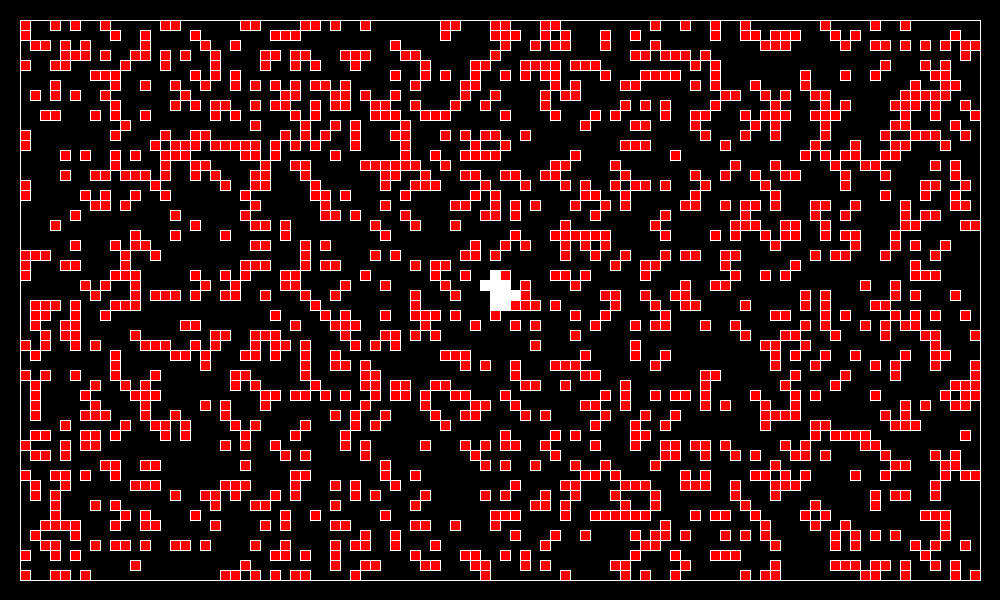
Frame 1 (no input)
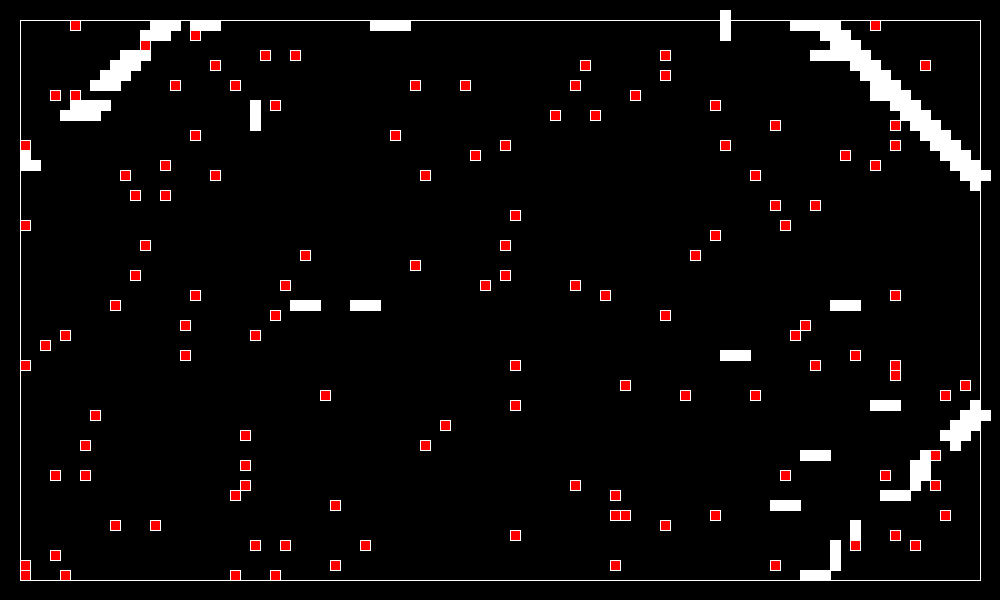
Frame 60 (the mouse pressed at the canvas centre just before this capture)
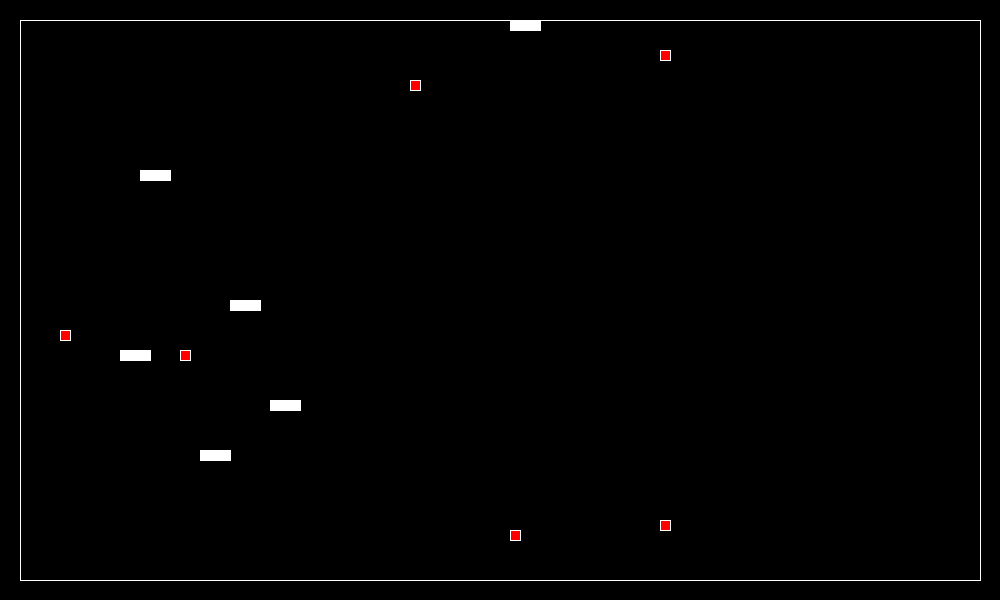
Frame 120 (the mouse held since frame 60 and released just before this capture)

The Processing sketch that drew these frames (run headless with seeded random() and noise(); from frame 60 on, the mouse is pressed at the canvas centre):

// Processing sketch: SnakeGame
// ── SnakeGame.pde


void setup() {
  size(1000, 600);
  println("Initiate");
  frameRate(2000);
  background(0);
  aPlace.update();
}

Environment aPlace = new Environment(960, 560, 20, 20, 2000, 3, 10);

void draw() {
  background(0);
  aPlace.update();  
}

void keyTyped() {
  
  if (key == 'w' || key == 'W') {
    aPlace.snakes.get(0).brain.move("up");
  }
  
  if (key == 's' || key == 'S') {
    aPlace.snakes.get(0).brain.move("down");
  }
  
  if (key == 'a' || key == 'A') {
    aPlace.snakes.get(0).brain.move("left");
  }
  
  if (key == 'd' || key == 'D') {
    aPlace.snakes.get(0).brain.move("right");
  }
  
  //println(snak.movementDirection);
  
}

// ── Brain.pde


class Brain {
  Snake snake;
  Eyes eyes;
  String currentDirection;
  
  int[] neurons = {24, 16, 6, 4}; //24, 16, 6, 4
  NeuralNetwork net;
  
  Brain(Snake snake, boolean randStart) {
    this.snake = snake;
    //println("Braiiiinns");
    this.currentDirection = "right"; 
    this.eyes = snake.eyes;
    net = new NeuralNetwork(this.neurons, this, randStart);
  }
  
  void decideDirection() {
    
    //println("decide");
    //println(this.eyes);
    this.move(this.net.think(this.eyes.distances));
  }
  
  
  void inheritBrainFromSnake(Snake snake) {
    this.net.copyFromNetConfig(snake.brain.net);
  }
  
  void crossOverFromSnake(Snake snake){
    this.net.crossOverFromNet(snake.brain.net); //error
  }
  
  void mutateBrain(float mutationRate) {
    this.net.mutateNet(mutationRate);
  }
  
  
  void move(int dir) {
    
    if (dir == 2) {
      if (this.currentDirection != "down") {
        this.snake.movementDirection.x = 0;
        this.snake.movementDirection.y = -1;
        this.currentDirection = "up";
      }
    }
    
    if (dir == 3) {
      if (this.currentDirection != "up") {
        this.snake.movementDirection.x = 0;;
        this.snake.movementDirection.y = 1;
        this.currentDirection = "down";
      }
    }
    
    if (dir == 1) {
      if (this.currentDirection != "left") {
        this.snake.movementDirection.x = 1;
        this.snake.movementDirection.y = 0;
        this.currentDirection = "right";
      }
    }
    
    if (dir == 0) {
      if (this.currentDirection != "right") {
        this.snake.movementDirection.x = -1;
        this.snake.movementDirection.y = 0;
        this.currentDirection = "left";
      }
    }
    
  }
  
  
  void move(String dir) {
    
    if (dir == "up") {
      if (this.currentDirection != "down") {
        this.snake.movementDirection.x = 0;
        this.snake.movementDirection.y = -1;
        this.currentDirection = "up";
      }
    }
    
    if (dir == "down") {
      if (this.currentDirection != "up") {
        this.snake.movementDirection.x = 0;;
        this.snake.movementDirection.y = 1;
        this.currentDirection = "down";
      }
    }
    
    if (dir == "right") {
      if (this.currentDirection != "left") {
        this.snake.movementDirection.x = 1;
        this.snake.movementDirection.y = 0;
        this.currentDirection = "right";
      }
    }
    
    if (dir == "left") {
      if (this.currentDirection != "right") {
        this.snake.movementDirection.x = -1;
        this.snake.movementDirection.y = 0;
        this.currentDirection = "left";
      }
    }
    
  }
  
}

// ── Environment.pde

class Environment {

  PVector origin = new PVector();
  float w;
  float h;
  ArrayList<Snake> snakes = new ArrayList<Snake>();
  Snake bestSnake;
  int initLength;
  int squareSize;
  float fitnessSum;

  Environment(float w, float h, Snake snake) {
    this.w = w;
    this.h = h;
    snakes.add(snake);
  }

  Environment(float w, float h, float originX, float originY, int snakesCount, int initLength, int squareSize) {
    this.w = w;
    this.h = h;
    this.origin.x = originX;
    this.origin.y = originY;
    this.initLength = initLength;
    this.squareSize = squareSize;
    for (int i = 0; i < snakesCount; i++) {
      this.snakes.add(new Snake(initLength, squareSize, this, true));
    }
    bestSnake = this.snakes.get(0);
  }

  //---------------------------------------------------------------------------------

  void display(boolean displayOnlyBest) {

    fill(0);
    rect(this.origin.x, this.origin.y, this.w, this.h);

    if (displayOnlyBest) {
      this.bestSnake.display();
    } else {
      for (int i = 0; i < this.snakes.size(); i++) {
        if (!this.snakes.get(i).dead) {
          this.snakes.get(i).display();
        }
      }
    }
  }

  //---------------------------------------------------------------------------------

  boolean allSnakesDead() {
    for (int i = 0; i < this.snakes.size(); i++) {
      if (!this.snakes.get(i).dead) {
        return false;
      }
    }
    return true;
  }

  //--------------------------------------------------------------------------------

  Snake selectParent() {
    float runningSum = 0;

    float rand = random(this.fitnessSum);
    for (int i = 0; i < this.snakes.size(); i++) {
      runningSum += this.snakes.get(i).fitness;
      if (runningSum > rand) {
        return this.snakes.get(i);
      }
    }
    throw new NullPointerException("No snake was selected");
  }

  Snake[] selectParents() {
    Snake parents[] = new Snake[2];
    ArrayList<Snake> potentialParents = new ArrayList<Snake>(this.snakes);
    float randFather = random(this.fitnessSum);
    float randMother = 0;
    float runningSum = 0;

    for (int i = 0; i < this.snakes.size(); i++) {
      runningSum += this.snakes.get(i).fitness;
      if (runningSum > randFather) {
        parents[0] = this.snakes.get(i);
        potentialParents.remove(i);
        randMother = random(this.fitnessSum - this.snakes.get(i).fitness);
        break;
      }
    }

    runningSum = 0;
    for (int i = 0; i < potentialParents.size(); i++) {
      runningSum += potentialParents.get(i).fitness;
      if (runningSum > randMother) {
        parents[1] = potentialParents.get(i);
        break;
      }
    }
    return parents;
  }

  //---------------------------------------------------------------------------------

  ArrayList<Snake> createNewGeneration(float mutationRate) {

    ArrayList<Snake> newGen = new ArrayList<Snake>();
    
    newGen.add(new Snake(this.initLength, this.squareSize, this, false));
    newGen.get(0).brain.inheritBrainFromSnake(this.bestSnake);
    this.bestSnake = newGen.get(0);

    for (int i = 1; i < this.snakes.size(); i++) {
      newGen.add(new Snake(this.initLength, this.squareSize, this, false));
      Snake[] parents = this.selectParents();

      newGen.get(i).brain.inheritBrainFromSnake(parents[0]);
      newGen.get(i).brain.crossOverFromSnake(parents[1]);
      newGen.get(i).brain.mutateBrain(mutationRate);
    }

    return newGen;
  }

  //---------------------------------------------------------------------------------
 

  //---------------------------------------------------------------------------------

  void update() {

    fill(0);
    stroke(255);
    rect(this.origin.x, this.origin.y, this.w, this.h);

    for (int i = 0; i < this.snakes.size(); i++) {
      if (!this.snakes.get(i).dead) {
        this.snakes.get(i).update();
      }
    }
    
    if (this.allSnakesDead()) {
      this.calculateFitness();
      this.calculateFitnessSum();
      this.snakes = this.createNewGeneration(0.1);
    }
    
    this.display(false);
  }

  //---------------------------------------------------------------------------------

  void calculateFitness() {
    for (int i = 0; i < this.snakes.size(); i++) {
      this.snakes.get(i).calculateFitness();
    }
    this.fitnessSum = this.calculateFitnessSum();
    this.selectBestSnake();
  }

  //---------------------------------------------------------------------------------

  float calculateFitnessSum() {
    float sum = 0;
    for (int i = 0; i < this.snakes.size(); i++) {
      sum += this.snakes.get(i).fitness;
    }
    
    return sum;
  }

  //---------------------------------------------------------------------------------

  void selectBestSnake() {
    Snake best = this.snakes.get(0);
    for (int i = 1; i < this.snakes.size(); i++) { 
      if (this.snakes.get(i).fitness > best.fitness) {
        best = this.snakes.get(i);
      }
    }

    this.bestSnake = best;
  }
}

// ── Eyes.pde

class Eyes {
  Snake snake;
  SnakeSquare head;
  PVector [] directionsVectors = {
    //Left
    new PVector(-1, 0), 
    //Right
    new PVector(1, 0), 
    //Up
    new PVector(0, -1), 
    //Down
    new PVector(0, 1), 
    //Up Left
    new PVector(-1, -1), 
    //Down Left
    new PVector(-1, 1), 
    //Up right
    new PVector(1, -1), 
    //Down right
    new PVector(1, 1)
  };

  //8 Directions, 3 Things
  // [left, right, up, down, up-left, down-left, up-right, down-right]
  // [Food, Wall, Tail]
  int[][] distances = new int[8][3];

//------------------------------------------------------------------------------
// CONSTRUCTOR
//------------------------------------------------------------------------------

  Eyes(Snake snake) {
    this.snake = snake;

    for (int i = 0; i < this.distances.length; i++) {
      for (int j = 0; j < this.distances[i].length; j++) {
        this.distances[i][j] = 0;
      }
    }
  }

//-------------------------------------------------------------------------------

  void lookAtDirections() {


    for (int v = 0; v < this.directionsVectors.length; v++) {

      int i = 1;
      PVector checkLoc = this.snake.head.position.copy();
      PVector vectorStep = this.directionsVectors[v].copy().mult(this.snake.squareSize);
      checkLoc.add(vectorStep);

      boolean foundFood = false;
      boolean foundWall = false;
      boolean foundTail = false;

      while (!this.snake.outOfBounds(checkLoc)) {
        //ellipse(checkLoc.x, checkLoc.y, 3, 3);

        if (!foundFood) {
          if (this.findFood(checkLoc)) {
            this.distances[v][0] = i;
            foundFood = true;
            //print(v);
            //print(i);
          } else {
            this.distances[v][0] = 0;
          }
        }

        if (!foundWall) {
          if (this.findWall(checkLoc)) {
            this.distances[v][1] = i;
            foundWall = true;
          } else {
            this.distances[v][1] = 0;
          }
        }

        if (!foundTail) {
          if (this.findTail(checkLoc)) {
            this.distances[v][2] = i;
            foundTail = true;

            /*if (v == 0) {
              println(this.distances[v][2]);
            }*/
          } else {
            this.distances[v][2] = 0;
          }
        }

        i++;
        checkLoc.add(vectorStep);
        //println(this.distances[1][1]);
      }
    }
  }

//--------------------------------------------------------------------------------  
  
  float[][] squaredDistances() {
    
    float[][] squaredDistances = new float[this.distances.length][this.distances[0].length];
    
    for (int i = 0; i < this.distances.length; i++) {
      for (int j = 0; j < this.distances[0].length; j++) {
        squaredDistances[i][j] = pow(this.distances[i][j], 2);  
      }
    }
    
    return squaredDistances;
  }
  
 //-------------------------------------------------------------------------------
 
 float[][] inverseSquaredDistances() {
    
    float[][] inverseSqr = new float[this.distances.length][this.distances[0].length];
    
    for (int i = 0; i < this.distances.length; i++) {
      for (int j = 0; j < this.distances[0].length; j++) {
        inverseSqr[i][j] = 1 / pow(this.distances[i][j], 1);
      }
    }
    
    return inverseSqr;
  }
  
  
  
//--------------------------------------------------------------------------------

  boolean findFood(PVector location) {
    if (this.snake.food.position.equals(location)) {
      return true;
    }
    return false;
  }
  
//--------------------------------------------------------------------------------

  boolean findWall(PVector location) {  
    if (this.outOfBounds(location)) {
      return true;
    }
    return false;
  }

//------------------------------------------------------------------------------

  boolean findTail(PVector location) {
    for (int i = 0; i < this.snake.snakeParts.size(); i++) {
      if (this.snake.snakeParts.get(i).position.equals(location)) {
        return true;
      }
    }
    return false;
  }

//------------------------------------------------------------------------------

  boolean outOfBounds(PVector position) {
    if (position.x < this.snake.environment.origin.x + this.snake.squareSize || position.x + this.snake.squareSize >= this.snake.environment.w + this.snake.environment.origin.x || position.y < this.snake.environment.origin.y + this.snake.squareSize || this.snake.squareSize + position.y >= this.snake.environment.h + this.snake.environment.origin.y) {
      return true;
    } else {
      return false;
    }
  }
}

// ── Food.pde

class Food {
   Snake snake;
   PVector position = new PVector();
   float size;
   
//---------------------------------------
   Food(Snake snake) {
     this.snake = snake;
     this.size = snake.squareSize;
     this.placeRandom();
   }
//--------------------------------------
   void place(float posX, float posY) {
     this.position.x = posX;
     this.position.y = posY;
   }
   
//--------------------------------------------   
   
   void place(PVector pos) {
     this.position = pos.copy();  
   }
   
//-----------------------------------------
   void placeRandom() {
     
     PVector displacement = new PVector((int) random(-this.snake.environment.w/2, this.snake.environment.w/2)*this.size, (int) random(-this.snake.environment.h/2, this.snake.environment.h/2)*this.size); 
     PVector newPosition = this.position.copy();
     newPosition.add(displacement);
     if (this.snake.outOfBounds(newPosition)) {
       this.placeRandom();  
     } else {
       this.place(newPosition);  
     }
   }
   
   /*void placeRandom() {
     PVector displacement = new PVector(this.snake.environment.w + 2*this.size , this.snake.environment.h + this.size);
     PVector newPosition = this.position.copy();
     newPosition.add(displacement);
     if (this.snake.outOfBounds(newPosition)) {
       println("Ta fuera");
       this.place(newPosition);
     } else {
       println("Ta dentro");
       this.place(newPosition);
     }
   }*/
   
//------------------------------------------   
  
   
//------------------------------------------ 
   void display() {
     fill(255, 0, 0);
     rect(this.position.x, this.position.y, this.size, this.size); 
   }
  
}

// ── Matrix.pde

class Matrix {

  int rows;
  int cols;
  float[][] matrix;


  //------------------------------------------------------------------------------
  // MATRIX CONSTRUCTOR
  //------------------------------------------------------------------------------


  //CONSTRUCT MATRIX WITH VALUES AT 0
  Matrix(int i, int j) {
    this.rows = i;
    this.cols = j;
    this.matrix = new float[i][j];
    //println("Rows " + this. rows + " " + "Cols " + this.cols);
    //this.printMatrix(this.matrix);
  }


  //CONSTRUCT MATRIX WITH RANDOMLY INITIALISED VALUES
  Matrix(int i, int j, boolean random) {
    this.rows = i;
    this.cols = j;
    this.matrix = new float[i][j];

    if (random) {
      this.randomInit(-1, 1);
    }

    //this.printMatrix(this.matrix);
  }


  void randomInit(float max, float min) {
    for (int i = 0; i < this.rows; i++) {
      for (int j = 0; j < this.cols; j++) {
        this.matrix[i][j] = random(max, min);
      }
    }
  }

  //--------------------------------------------------------------------------------------
  void set(int i, int j, float value) {
    this.matrix[i][j] = value;
  }

  //---------------------------------------------------------------------------------------
  // MATRIX OPERATIONS AND FUNCTIONS
  //---------------------------------------------------------------------------------------

  Matrix dot(Matrix m) {
    if (this.cols == m.rows) {
      Matrix result = new Matrix(this.rows, m.cols);

      for (int i = 0; i < this.rows; i++) {
        for (int j = 0; j < m.cols; j++) {
          float sum = 0;
          for (int k = 0; k < this.cols; k++) {
            sum += this.matrix[i][k] * m.matrix[k][j];
          }
          result.matrix[i][j] = sum;
        }
      }

      return result;
    } else {
      throw new NullPointerException("Can't multiply matrices");
    }
  }

  //-----------------------------------------------------------------------------------------------

  Matrix add(Matrix m) {
    if (this.rows == m.rows && this.cols == m.cols) {
      Matrix result = new Matrix(this.rows, this.cols);

      for (int i = 0; i < this.rows; i++) {
        for (int j = 0; j < this.cols; j++) {
          result.matrix[i][j] = this.matrix[i][j] + m.matrix[i][j];
        }
      }
      return result;
    } else {
      throw new NullPointerException("Can't add matrices");
    }
  }
  
  //-----------------------------------------------------------------------------------------------
  
  Matrix squareComponents() {
    Matrix result = new Matrix(this.rows, this.cols);

    for (int i = 0; i < this.rows; i++) {
      for (int j = 0; j < this.cols; j++) {
        result.matrix[i][j] *= result.matrix[i][j];
      }
    }
    return result;
    
  }
  
  
  //-----------------------------------------------------------------------------------------------

  Matrix sigmoid() {
    Matrix result = new Matrix(this.rows, this.cols);

    for (int i = 0; i < this.rows; i++) {
      for (int j = 0; j < this.cols; j++) {
        result.matrix[i][j] = 1 / (1 + exp(-this.matrix[i][j]));
      }
    }
    return result;
  }
  
  //-----------------------------------------------------------------------------------------------
  
  Matrix relu() {
    Matrix result = new Matrix(this.rows, this.cols);

    for (int i = 0; i < this.rows; i++) {
      for (int j = 0; j < this.cols; j++) {
        result.matrix[i][j] = max(0, this.matrix[i][j]);
      }
    }
    return result;
  }
  

  //------------------------------------------------------------------------------
  // GENETIC ALGORITHM METHODS
  //------------------------------------------------------------------------------
  
  
  void mutateMatrix(float mutationRate) {
    
    for (int i = 0; i < this.rows; i++) {
      for (int j = 0; j < this.cols; j++) {
        float random = random(1);
        if (random < mutationRate) {
          this.matrix[i][j] += randomGaussian()/5;
          
          /*if (this.matrix[i][j] > 1) {
             this.matrix[i][j] = 1;
          }
          
          if (this.matrix[i][j] < -1) {
            this.matrix[i][j] = -1;  
          }*/
          
        }
      }
    }
    
  }
  

  //--------------------------------------------------------------------------------

  Matrix cloneMatrix(Matrix mat) {
    Matrix newMat = new Matrix(mat.rows, mat.cols);

    for (int i = 0; i < mat.rows; i++) {
      for (int j = 0; j < mat.cols; j++) {
        newMat.matrix[i][j] = mat.matrix[i][j];
      }
    }

    return newMat;
  }

  //-----------------------------------------------------------------------------------

  Matrix cloneMatrix() {
    Matrix newMat = new Matrix(this.rows, this.cols);

    for (int i = 0; i < this.rows; i++) {
      for (int j = 0; j < this.cols; j++) {
        newMat.matrix[i][j] = this.matrix[i][j];
      }
    }

    return newMat;
  }

  //-------------------------------------------------------------------------------

  void crossOver(Matrix mat) {
    if (this.rows == mat.rows && this.cols == mat.cols) {
      int rowIndex = floor(random(this.rows));
      int colsIndex = floor(random(this.rows));

      for (int i = 0; i < this.rows; i++) {
        for (int j = 0; j < this.cols; j++) {
          if (i < rowIndex || (i == rowIndex && j <= colsIndex)) {
            this.matrix[i][j] = mat.matrix[i][j];
          }
        }
      }
    } else {
      throw new NullPointerException("Can't CrossOver Matrices with different dimensions");
    }
  }


  //-----------------------------------------------------------------------

  void printMatrix(float[][] mat) {
    for (int row = 0; row < mat.length; row++) {
      for (int col = 0; col < mat[row].length; col++) {
        print(mat[row][col]);
      }
      println();
    }
  }
}

// ── NeuralNetwork.pde

class NeuralNetwork {

  Brain brain;

  Matrix[] layersAct;
  Matrix[] layersWeights;
  Matrix[] layersBiases;

  int[] neuronsQty;

  //---------------------------------------------------------------------------------------------------------------------
  // CONSTRUCTOR
  //--------------------------------------------------------------------------------------------------------------------- 


  //Construct the Network with an array of integers which represent the amount of neurons in every layer.  
  NeuralNetwork(int[] lays, Brain brain, boolean randStart) {
    //NeuralNetwork ({3, 2, 1})

    this.brain = brain;

    //Activations, Weights and Biases are stored in arrays of matrices, in which the index act as layer
    //LayersActs acts as the layers of neurons
    this.layersAct = new Matrix[lays.length];

    //For the L layers of neurons in layerAct, there are L - 1 weights and biases associated with them. Therefore, the index of both layerWeights and layerBiases is layerAct.length - 1
    this.layersWeights = new Matrix[lays.length - 1];
    this.layersBiases = new Matrix[lays.length - 1];

    //Store the amount of neurons in each layer, which comes from the constructor itself
    this.neuronsQty = lays;

    //INITIALISE MATRICES IN ARRAYS

    //Activations are stored in column vectors 
    for (int i = 0; i < layersAct.length; i++) {
      //println("ACTIVATIONS");
      layersAct[i] = new Matrix(lays[i], 1);
    }

    //Weights are stored in N x K matrices, where N is the amount of neurons in its corresponding layer, and K is the amount of neurons in the previous layer
    //Any layer of neurons L contains its weights and biases in the layer L - 1 of both layerWeights and layerBiases
    for (int i = 0; i < layersWeights.length; i++) {
      //println("WEIGHTS");
      layersWeights[i] = new Matrix(lays[i + 1], lays[i], randStart);
    }

    //Biases are stored in column vectors
    //Any layer of neurons L contains its weights and biases in the layer L - 1 of both layerWeights and layerBiases
    for (int i = 0; i < layersBiases.length; i++) {
      //println("BIASES");
      layersBiases[i] = new Matrix(lays[i + 1], 1, randStart);
    }
  }
  
  
  //---------------------------------------------------------------------------------------------------------------------
  // GENERIC NETWORK METHODS
  //---------------------------------------------------------------------------------------------------------------------  

  //Fill the Input Layer with a 2D array
  //The amount of input neurons has to match the dimensions of the 2d array
  void feedInfo(float[][] infoMatrix) {

    if (infoMatrix.length * infoMatrix[0].length == this.neuronsQty[0]) {
      //print("feed info");
      int k = 0;
      for (int i = 0; i < infoMatrix.length; i++) {
        for (int j = 0; j < infoMatrix[0].length; j++) {
          this.layersAct[0].matrix[k][0] = infoMatrix[i][j];
          k++;
        }
      }
    } else {
      throw new NullPointerException("Neurons don't match the information");
    }
  }

  //Fill the Input Layer with a 2D array
  //The amount of input neurons has to match the dimensions of the 2d array
  void feedInfo(int[][] infoMatrix) {
    if (infoMatrix.length * infoMatrix[0].length == this.neuronsQty[0]) {
      int k = 0;
      for (int i = 0; i < infoMatrix.length; i++) {
        for (int j = 0; j < infoMatrix[0].length; j++) {
          this.layersAct[0].matrix[k][0] = infoMatrix[i][j];
          k++;
        }
      }

      //this.layersAct[0].printMatrix(layersAct[0].matrix);
    } else {
      throw new NullPointerException("Neurons don't match the information");
    }
  }

  //For every layer of activation, starting with the first non-input layer, the activations are calculated by the dot product of its Weights . Activations of previous Layer
  //Biases are then added, then values are squishified
  void feedForward() {
    for (int i = 1; i < this.layersAct.length; i++) {
      this.layersAct[i] = this.layersWeights[i - 1].dot(this.layersAct[i - 1]).add(this.layersBiases[i - 1]).sigmoid();
      //this.layersAct[i].printMatrix(this.layersAct[i].matrix);
    }
  }

  //Outputs index of neuron with higher activation
  int output() {
    Matrix outputLayer = this.layersAct[this.neuronsQty.length - 1];
    int index = 0;
    float highest = 0;
    for (int i = 0; i < outputLayer.matrix.length; i++) {
      if (outputLayer.matrix[i][0] > highest) {
        highest = outputLayer.matrix[i][0];
        index = i;
      }
    }
    return index;
  }

  //---------------------------------------------------------------------------------------------------------------------
  // GENETIC ALGORITHM METHODS
  //---------------------------------------------------------------------------------------------------------------------    

  void copyFromNetConfig(NeuralNetwork net) {
    for (int i = 0; i < this.layersAct.length; i++) {
      this.layersAct[i] = net.layersAct[i].cloneMatrix();  
    }
    for (int i = 0; i < this.layersWeights.length; i++) {
      this.layersWeights[i] = net.layersWeights[i].cloneMatrix();  
    }
    for (int i = 0; i < this.layersBiases.length; i++) {
      this.layersBiases[i] = net.layersBiases[i].cloneMatrix();  
    }
    
  }
  
  //-----------------------------------------------------------------
  
  void crossOverFromNet(NeuralNetwork net) {
    for (int i = 0; i < this.layersAct.length; i++) {
      this.layersAct[i].crossOver(net.layersAct[i]);  
    }
    for (int i = 0; i < this.layersWeights.length; i++) {
      this.layersWeights[i].crossOver(net.layersWeights[i]);
    }
    for (int i = 0; i < this.layersBiases.length; i++) {
      this.layersBiases[i].crossOver(net.layersBiases[i]);
    }
    
  }
  
  //-----------------------------------------------------------------

  void mutateNet(float mutationRate) {
    for (int i = 0; i < this.layersWeights.length; i++) {
      this.layersWeights[i].mutateMatrix(mutationRate);
    }
    for (int i = 0; i < this.layersBiases.length; i++) {
      this.layersBiases[i].mutateMatrix(mutationRate);
    }
    
  }
  
  //-----------------------------------------------------------------
  

  
  

  //---------------------------------------------------------------------------------------------------------------------
  // SNAKE-SPECIFIC METHODS
  //---------------------------------------------------------------------------------------------------------------------

  int think(float[][] infoMatrix) {
    this.feedInfo(infoMatrix);
    this.feedForward();

    return this.output();
  }

  int think(int[][] infoMatrix) {
    //println("Think");
    this.feedInfo(infoMatrix);
    this.feedForward();


    return this.output();
  }
}

// ── Snake.pde

class Snake {
  
  ArrayList<SnakeSquare> snakeParts = new ArrayList<SnakeSquare>();
  
  int snakeLength;
  int timesFed = 0;
  float score = 0;
  float squareSize;
  PVector movementDirection = new PVector();
  boolean dead = false;
  int movesLeft = 400; //ARBITRARY
  int survivalTime = 0;
  float fitness = 0;
  
  
  SnakeSquare head;
  Brain brain;
  Eyes eyes;
  Environment environment;
  Food food;
  
//--------------------------------------------------------------------------------------------  
// CONSTRUCTOR  
// -------------------------------------------------------------------------------------------

  Snake(int initialLength, float squareSize, Environment environment, boolean randStart) {
    //println("I am a snake");
    this.snakeLength = initialLength;
    this.squareSize = squareSize;
    
    
    this.environment = environment;
    this.movementDirection.x = 0;
    this.movementDirection.y = -1;
    
    this.eyes = new Eyes(this);
    this.brain = new Brain(this, randStart);
    
    //float originX = environment.origin.x + floor(random(100, environment.w - 100) / squareSize) * squareSize;
    //float originY = environment.origin.y + floor(random(100, environment.h - 100) / squareSize) * squareSize;
   
    float originX = (environment.origin.x + environment.w)/2;
    float originY = (environment.origin.y + environment.h)/2;
    
    for (int i = 0; i < initialLength; i++) {
      this.snakeParts.add(new SnakeSquare(originX , originY + i*squareSize, squareSize, this)); 
    }
    this.head = this.snakeParts.get(0);
    
    this.food = new Food(this);
    
  }
  
//----------------------------------- 
  
  void update() {
    
    if (this.outOfBounds(this.head.position) || this.movesLeft == 0) {
      this.dead = true;
    }
    
    if (this.canFeed()) {
      this.eat(); 
    }
    
    if (this.crashedTail()) {
      this.dead = true; 
    }
    
    if (!this.dead) {
      this.eyes.lookAtDirections();
      this.brain.decideDirection();
      this.move();
    }
    //this.display();
         
  }
  
//----------------------------------
  
  void move() {
    
    PVector direction = this.movementDirection.copy();
    direction.mult(this.squareSize);
    
    //println(direction);
    //println(this.head.position);
    
    float previousX = this.snakeParts.get(0).position.x;
    float previousY = this.snakeParts.get(0).position.y;
    
    this.head.position.add(direction);
    for (int i = 1; i < this.snakeParts.size(); i++) {
      float currentX = this.snakeParts.get(i).position.x;
      float currentY = this.snakeParts.get(i).position.y;
      this.snakeParts.get(i).move(previousX, previousY);
      previousX = currentX;
      previousY = currentY;
    }
    
    this.movesLeft--;
    this.survivalTime++;

    //println("Moved");
    //this.display();
    
  }
  
//-------------------------------------------  
  
  boolean outOfBounds(PVector position) {
    if (position.x < this.environment.origin.x || position.x >= this.environment.w + this.environment.origin.x || position.y < this.environment.origin.y || position.y >= this.environment.h + this.environment.origin.y) {
      return true;
    } else {
      return false;
    }
  }
  
//--------------------------------------------

  boolean crashedTail() {
    for (int i = 1; i < this.snakeParts.size(); i++) {
      if (this.snakeParts.get(i).position.equals(this.head.position)) {
        return true;
      }
    }
    return false;
  }

//--------------------------------------------  
  boolean canFeed() {
    if (this.head.position.equals(this.food.position)) {
      return true;
    }
    return false;
  }
  
  
//-----------------------------------------------

  void eat() {
    this.snakeLength++;
    this.timesFed++;
    this.score = this.timesFed * this.movesLeft;
    this.resetMoves(200);
    PVector newSquarePos = this.snakeParts.get(this.snakeParts.size() - 1).position;
    this.snakeParts.add(new SnakeSquare(newSquarePos.x, newSquarePos.y, this.squareSize, this));
    this.food.placeRandom();
  }
  
//-------------------------------------------------- ARBITRARY

  void resetMoves(int moves) {
     this.movesLeft = min(moves*this.timesFed, 2000); 
  }
  
  
//------------------------------------------------

  float calculateFitness() {
    float fit = 1 +  (this.score * this.score) * (this.survivalTime * this.survivalTime);
    this.fitness = fit;
    return fit;
  }
  
  
//-------------------------------------------  
  void display() {
    fill(255, 255, 255);
    for (int i = 0; i < this.snakeParts.size(); i++) {
      this.snakeParts.get(i).display();
    }
    this.food.display();
  }
}

//

// ── SnakeSquare.pde


class SnakeSquare {
  
  float sideLength;
  PVector position = new PVector();
  Snake snake;
  
  SnakeSquare(float posX, float posY, float sideLength, Snake snake) {
    this.position.x = posX;
    this.position.y = posY;
    this.sideLength = sideLength;
    this.snake = snake;
  }
 
 
  void move(float posX, float posY) {
    this.position.x = posX;
    this.position.y = posY;
  }
 
  void display() {
    rect(this.position.x, this.position.y, this.sideLength, this.sideLength); 
  }
  
}
